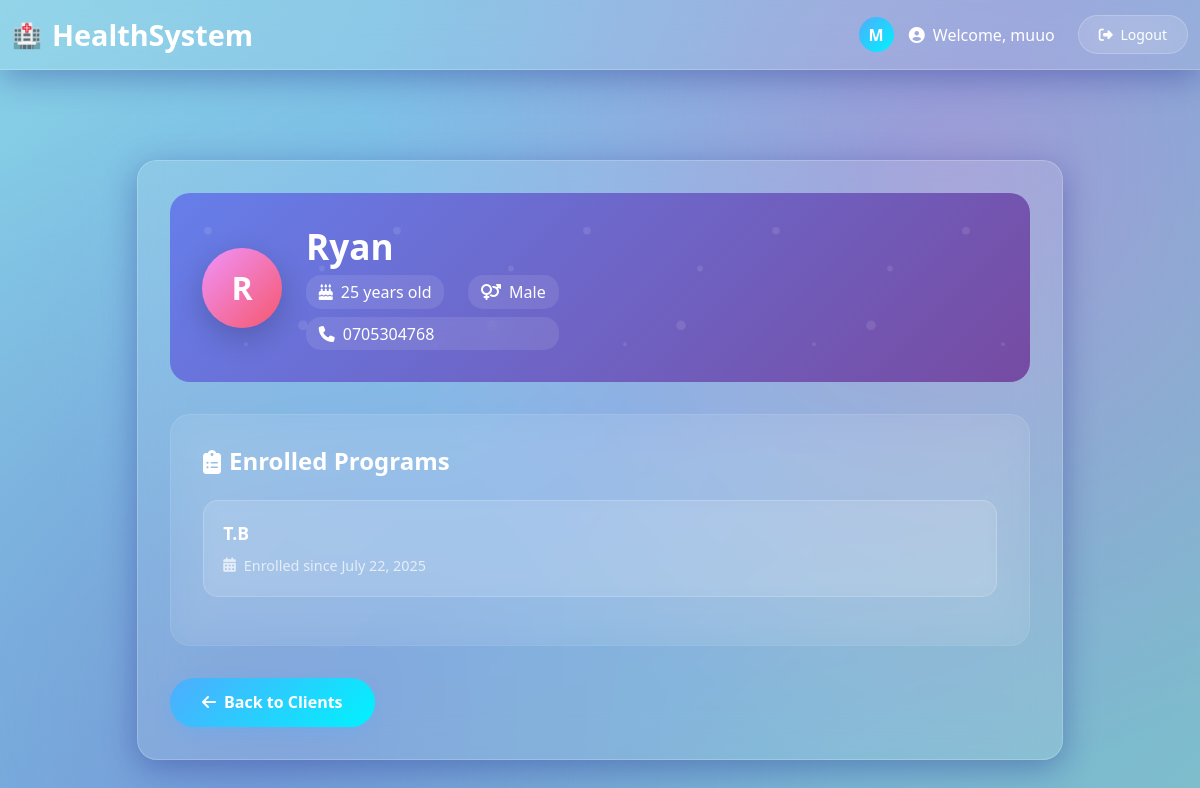
Page /clients/1/ (signed in) on the committed database.
### core/models.py (models this page shows, shortened)
class Client(models.Model):
    GENDER_CHOICES = [('M', 'Male'), ('F', 'Female'), ('O', 'Other')]
    name = models.CharField(max_length=100)
    age = models.PositiveIntegerField(default=0)
    gender = models.CharField(default= 0, max_length=1, choices=GENDER_CHOICES)
    contact_info = models.TextField(default=0)
    programs = models.ManyToManyField('HealthProgram', through='Enrollment')

class Enrollment(models.Model):
    client = models.ForeignKey(Client, on_delete=models.CASCADE)
    program = models.ForeignKey(HealthProgram, on_delete=models.CASCADE)
    enrolled_on = models.DateField(auto_now_add=True)

class HealthProgram(models.Model):
    name = models.CharField(max_length=100)
    description = models.TextField(blank=True)

### core/views.py (the view)
# urls.py: path('clients/<int:client_id>/', views.client_profile, name='client_profile'),
@login_required
def client_profile(request, client_id):
    client = Client.objects.get(id=client_id)
    enrollments = client.enrollment_set.select_related('program')
    return render(request, 'core/client_profile.html', {'client': client, 'enrollments': enrollments})

### templates/core/client_profile.html (shortened to what this page needs)
{% extends 'core/base.html' %}
{% block content %}
<div class="profile-header">
    <div class="client-info">
        <div class="client-avatar">
            {{ client.name|first|upper }}
        </div>
        <div class="client-details">
            <h2>{{ client.name }}</h2>
            <div class="client-meta">
                <div class="meta-item">
                    <i class="fas fa-birthday-cake"></i>
                    <span>{{ client.age }} years old</span>
                </div>
                <div class="meta-item">
                    <i class="fas fa-venus-mars"></i>
                    <span>{{ client.get_gender_display }}</span>
                </div>
            </div>
            <div class="meta-item">
                <i class="fas fa-phone"></i>
                <span>{{ client.contact_info }}</span>
            </div>
        </div>
    </div>
</div>
<div class="programs-section">
    <h4 class="section-title">
        <i class="fas fa-clipboard-list"></i>
        Enrolled Programs
    </h4>
    {% if enrollments %}
        <ul class="program-list">
            {% for enrollment in enrollments %}
                <li class="program-item">
                    <div class="program-name">{{ enrollment.program.name }}</div>
                    <div class="program-date">
                        <i class="fas fa-calendar-alt"></i>
                        <span>Enrolled since {{ enrollment.enrolled_on }}</span>
                    </div>
                </li>
            {% endfor %}
        </ul>
    {% endif %}
</div>
<a href="{% url 'client_list' %}" class="back-button">
    <i class="fas fa-arrow-left"></i>
    Back to Clients
</a>
{% endblock %}

### templates/core/base.html (shortened to what this page needs)
<!DOCTYPE html>
<html lang="en">
<head>
    <link href="https://cdn.jsdelivr.net/npm/bootstrap@5.3.3/dist/css/bootstrap.min.css" rel="stylesheet">
    <link href="https://cdnjs.cloudflare.com/ajax/libs/font-awesome/6.4.0/css/all.min.css" rel="stylesheet">
</head>
<body>
<nav class="navbar navbar-expand-lg fixed-top">
    <div class="container-fluid">
        <a class="navbar-brand" href="{% url 'home' %}">HealthSystem</a>
        <div class="user-info">
            {% if user.is_authenticated %}
                <div class="user-avatar">
                    {{ user.username|first|upper }}
                </div>
                <span class="text-white me-2">
                    <i class="fas fa-user-circle me-1"></i>
                    Welcome, {{ user.username }}
                </span>
                <form method="post" action="{% url 'logout' %}" class="d-inline">
                    <button type="submit" class="btn btn-glass btn-sm">
                        <i class="fas fa-sign-out-alt me-1"></i>
                        Logout
                    </button>
                </form>
            {% else %}
                <a href="{% url 'login' %}" class="btn btn-glass btn-sm">
                    <i class="fas fa-sign-in-alt me-1"></i>
                    Login
                </a>
            {% endif %}
        </div>
    </div>
</nav>
<div class="container py-5" style="margin-top: 80px;">
    <div class="row justify-content-center">
        <div class="col-lg-10">
            <div class="main-container">
                {% block content %}
                {% endblock %}
            </div>
        </div>
    </div>
</div>
</body>
</html>

### templates/core/base.html (style rules this page uses)
:root { --primary-gradient: linear-gradient(135deg, #82cbec 0%, #764ba2 100%); --secondary-gradient: linear-gradient(135deg, #f093fb 0%, #f5576c 100%); --success-gradient: linear-gradient(135deg, #4facfe 0%, #00f2fe 100%); --glass-bg: rgba(255, 255, 255, 0.1); --glass-border: rgba(255, 255, 255, 0.2); }
body { background: linear-gradient(135deg, #87d1e7 0%, #74abdf 50%, #7fbfca 100%); min-height: 100vh; font-family: 'Segoe UI', Tahoma, Geneva, Verdana, sans-serif; }
body::before { content: ''; position: fixed; top: 0; left: 0; width: 100%; height: 100%; background-image: radial-gradient(circle at 20% 80%, rgba(120, 119, 198, 0.3) 0%, transparent 50%), radial-gradient(circle at 80% 20%, rgba(255, 119, 198, 0.3) 0%, transparent 50%), radial-gradient(circle at 40% 40%, rgba(120, 200, 255, 0.3) 0%, transparent 50%); animation: float 20s ease-in-out infinite; pointer-events: none; z-index: -1; }
.navbar { background: var(--glass-bg) !important; backdrop-filter: blur(20px); border-bottom: 1px solid var(--glass-border); box-shadow: 0 8px 32px rgba(31, 38, 135, 0.37); transition: all 0.3s ease; }
.navbar-brand { font-weight: 700; font-size: 1.8rem; color: white !important; display: flex; align-items: center; gap: 10px; transition: transform 0.3s ease; }
.navbar-brand::before { content: '🏥'; font-size: 1.5rem; animation: pulse 2s infinite; }
.btn-glass { background: var(--glass-bg); backdrop-filter: blur(20px); border: 1px solid var(--glass-border); color: white; border-radius: 25px; padding: 8px 20px; transition: all 0.3s ease; position: relative; overflow: hidden; }
.btn-glass::before { content: ''; position: absolute; top: 0; left: -100%; width: 100%; height: 100%; background: linear-gradient(90deg, transparent, rgba(255,255,255,0.2), transparent); transition: left 0.5s; }
.user-info { display: flex; align-items: center; gap: 15px; color: white; }
.user-avatar { width: 35px; height: 35px; background: var(--success-gradient); border-radius: 50%; display: flex; align-items: center; justify-content: center; font-weight: bold; animation: glow 2s ease-in-out infinite alternate; }
.main-container { background: var(--glass-bg); backdrop-filter: blur(20px); border-radius: 20px; border: 1px solid var(--glass-border); box-shadow: 0 8px 32px rgba(31, 38, 135, 0.37); padding: 2rem; margin-top: 2rem; animation: slideUp 0.8s ease-out; }

### rows in the picture
Client: name|first "R", name "Ryan", age "25", gender "Male", contact_info "0705304768"
Enrollment: program.name "T.B", enrolled_on "July 22, 2025"

### other values in the picture
{{ user.username|first|upper }} "M"
{{ user.username }} "muuo"
